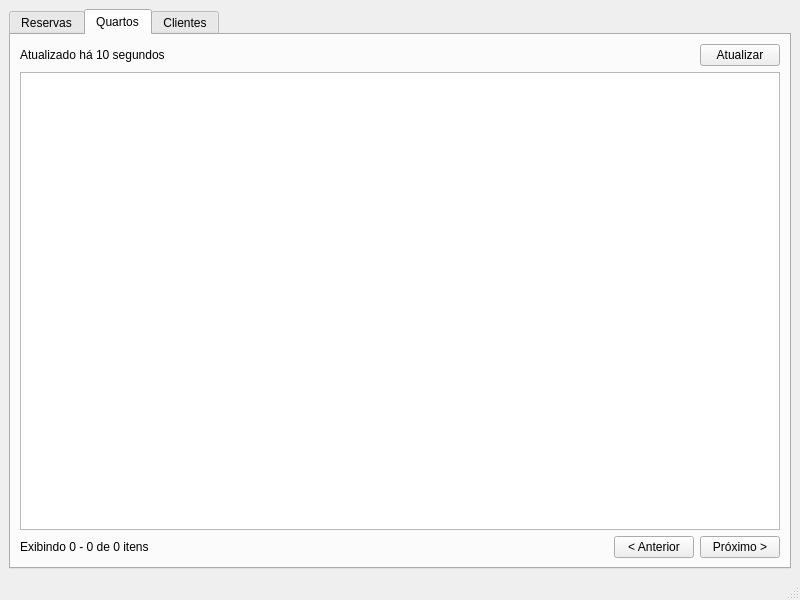
<?xml version="1.0" encoding="UTF-8"?>
<ui version="4.0">
 <class>MainWindow</class>
 <widget class="QMainWindow" name="MainWindow">
  <property name="geometry">
   <rect>
    <x>0</x>
    <y>0</y>
    <width>800</width>
    <height>600</height>
   </rect>
  </property>
  <property name="windowTitle">
   <string>MainWindow</string>
  </property>
  <widget class="QWidget" name="centralwidget">
   <layout class="QVBoxLayout" name="verticalLayout">
    <item>
     <widget class="QTabWidget" name="tabWidget">
      <property name="currentIndex">
       <number>1</number>
      </property>
      <widget class="QWidget" name="tabReservas">
       <attribute name="title">
        <string>Reservas</string>
       </attribute>
       <layout class="QVBoxLayout" name="verticalLayout_2">
        <item>
         <widget class="QWidget" name="widget_4" native="true">
          <layout class="QHBoxLayout" name="horizontalLayout_4">
           <property name="leftMargin">
            <number>0</number>
           </property>
           <property name="topMargin">
            <number>0</number>
           </property>
           <property name="rightMargin">
            <number>0</number>
           </property>
           <property name="bottomMargin">
            <number>0</number>
           </property>
           <item>
            <widget class="QLabel" name="label_4">
             <property name="text">
              <string>Atualizado há 10 segundos</string>
             </property>
            </widget>
           </item>
           <item>
            <spacer name="horizontalSpacer_4">
             <property name="orientation">
              <enum>Qt::Orientation::Horizontal</enum>
             </property>
             <property name="sizeHint" stdset="0">
              <size>
               <width>524</width>
               <height>20</height>
              </size>
             </property>
            </spacer>
           </item>
           <item>
            <widget class="QPushButton" name="pushButton_6">
             <property name="text">
              <string>atualizar</string>
             </property>
            </widget>
           </item>
          </layout>
         </widget>
        </item>
        <item>
         <widget class="QTableWidget" name="tableWidget">
          <row>
           <property name="text">
            <string>Linha 1</string>
           </property>
          </row>
          <row>
           <property name="text">
            <string>Linha 2</string>
           </property>
          </row>
          <column>
           <property name="text">
            <string>Coluna 1</string>
           </property>
          </column>
          <column>
           <property name="text">
            <string>Coluna 2</string>
           </property>
          </column>
          <item row="0" column="0">
           <property name="text">
            <string>a</string>
           </property>
          </item>
          <item row="0" column="1">
           <property name="text">
            <string>12</string>
           </property>
          </item>
          <item row="1" column="0">
           <property name="text">
            <string>a</string>
           </property>
          </item>
          <item row="1" column="1">
           <property name="text">
            <string>b</string>
           </property>
          </item>
         </widget>
        </item>
        <item>
         <widget class="QWidget" name="widget" native="true">
          <layout class="QHBoxLayout" name="horizontalLayout_2">
           <property name="leftMargin">
            <number>0</number>
           </property>
           <property name="topMargin">
            <number>0</number>
           </property>
           <property name="rightMargin">
            <number>0</number>
           </property>
           <property name="bottomMargin">
            <number>0</number>
           </property>
           <item>
            <widget class="QLabel" name="label">
             <property name="text">
              <string>Exibindo 0 - 0 de 0 itens</string>
             </property>
            </widget>
           </item>
           <item>
            <spacer name="horizontalSpacer">
             <property name="orientation">
              <enum>Qt::Orientation::Horizontal</enum>
             </property>
             <property name="sizeHint" stdset="0">
              <size>
               <width>40</width>
               <height>20</height>
              </size>
             </property>
            </spacer>
           </item>
           <item>
            <widget class="QPushButton" name="pushButton">
             <property name="text">
              <string>&lt; Anterior</string>
             </property>
            </widget>
           </item>
           <item>
            <widget class="QPushButton" name="pushButton_2">
             <property name="text">
              <string>Próximo &gt;</string>
             </property>
            </widget>
           </item>
          </layout>
         </widget>
        </item>
       </layout>
      </widget>
      <widget class="QWidget" name="tabQuartos">
       <attribute name="title">
        <string>Quartos</string>
       </attribute>
       <layout class="QVBoxLayout" name="verticalLayout_3">
        <item>
         <widget class="QWidget" name="widget_3" native="true">
          <layout class="QHBoxLayout" name="horizontalLayout_3">
           <property name="leftMargin">
            <number>0</number>
           </property>
           <property name="topMargin">
            <number>0</number>
           </property>
           <property name="rightMargin">
            <number>0</number>
           </property>
           <property name="bottomMargin">
            <number>0</number>
           </property>
           <item>
            <widget class="QLabel" name="lbTempoAtt">
             <property name="text">
              <string>Atualizado há 10 segundos</string>
             </property>
            </widget>
           </item>
           <item>
            <spacer name="horizontalSpacer_3">
             <property name="orientation">
              <enum>Qt::Orientation::Horizontal</enum>
             </property>
             <property name="sizeHint" stdset="0">
              <size>
               <width>524</width>
               <height>20</height>
              </size>
             </property>
            </spacer>
           </item>
           <item>
            <widget class="QPushButton" name="btnAtualizar">
             <property name="text">
              <string>Atualizar</string>
             </property>
            </widget>
           </item>
          </layout>
         </widget>
        </item>
        <item>
         <widget class="QTableWidget" name="tableWidQuartos"/>
        </item>
        <item>
         <widget class="QWidget" name="widget_2" native="true">
          <layout class="QHBoxLayout" name="horizontalLayout">
           <property name="leftMargin">
            <number>0</number>
           </property>
           <property name="topMargin">
            <number>0</number>
           </property>
           <property name="rightMargin">
            <number>0</number>
           </property>
           <property name="bottomMargin">
            <number>0</number>
           </property>
           <item>
            <widget class="QLabel" name="lbRange">
             <property name="text">
              <string>Exibindo 0 - 0 de 0 itens</string>
             </property>
            </widget>
           </item>
           <item>
            <spacer name="horizontalSpacer_2">
             <property name="orientation">
              <enum>Qt::Orientation::Horizontal</enum>
             </property>
             <property name="sizeHint" stdset="0">
              <size>
               <width>40</width>
               <height>20</height>
              </size>
             </property>
            </spacer>
           </item>
           <item>
            <widget class="QPushButton" name="btnAnterior">
             <property name="text">
              <string>&lt; Anterior</string>
             </property>
            </widget>
           </item>
           <item>
            <widget class="QPushButton" name="btnProximo">
             <property name="text">
              <string>Próximo &gt;</string>
             </property>
            </widget>
           </item>
          </layout>
         </widget>
        </item>
       </layout>
      </widget>
      <widget class="QWidget" name="tabClientes">
       <attribute name="title">
        <string>Clientes</string>
       </attribute>
      </widget>
     </widget>
    </item>
   </layout>
  </widget>
  <widget class="QMenuBar" name="menubar">
   <property name="geometry">
    <rect>
     <x>0</x>
     <y>0</y>
     <width>800</width>
     <height>21</height>
    </rect>
   </property>
  </widget>
  <widget class="QStatusBar" name="statusbar"/>
 </widget>
 <resources/>
 <connections/>
</ui>
